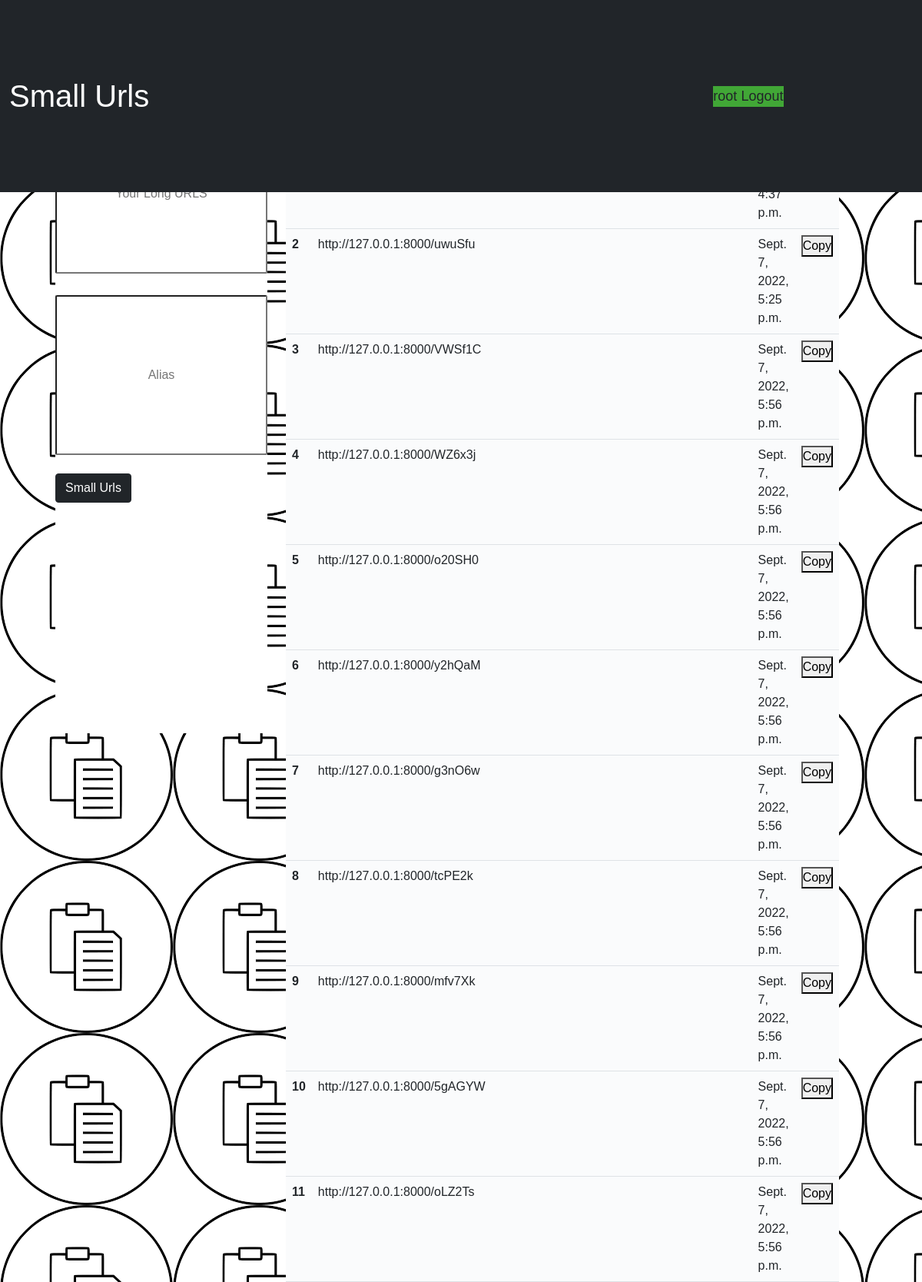
The app's page / (signed in) with its own data.
### urlapp/models.py (models this page shows)
class Url(models.Model):
    user = models.ForeignKey(User, on_delete=models.CASCADE)
    urls = models.CharField(max_length=255)
    alias = models.CharField(max_length=255, blank=True)
    date = models.DateTimeField(editable=False, auto_now_add=True)
    token = models.CharField(max_length=255, blank=False)

### urlapp/views.py (the view, shortened to what this page needs)
# urls.py: path('', HomePage),
def HomePage(request):
    token = get_random_string(length=6)
    dic = {
        'data': Url.objects.filter(user_id=request.user.id),
        'token': token,
        'anonymous': guest.objects.last()
    }
    return render(request, 'home.html', dic)

### templates/home.html (shortened to what this page needs)
<!DOCTYPE html>
<html lang="en">
{%load static%}
<head>
  <link rel="stylesheet" href="https://stackpath.bootstrapcdn.com/bootstrap/5.0.0-alpha1/css/bootstrap.min.css"
>
  <link rel="stylesheet" href="/static/css/style.css">
  <link rel="stylesheet" href="/static/css/Login.css">
</head>
<body>
  <nav class="navbar fixed-top navbar-expand-sm navbar-dark bg-dark NavBar">
    <div class="container-fluid">
      <a class="navbar-brand smurl" href="">Small Urls</a>
    </div>
    <div class="frof">
      {% if user.is_authenticated %}
      {{user}}
      <a class="btn-outline-dark frofa" href="{% url 'logout_page' %}">Logout</a>
      {%else%}
      {{"Guest"}} <br> <a class="btn-outline-dark frofa" href="{% url 'acc' %}">Login</a>
      {%endif%}
    </div>
  </nav>
  <form action="" method="post">
    <div class="urls">
      <input type="text" class="urlbox" name="urls" placeholder="Your Long URLS"> <br>
      <input type="text" class="urlbox" name="alias" placeholder="Alias"> <br><br>
      <input type="submit" class="btn btn-block btn-dark" value="Small Urls">
    </div>
  </form>
  {% if user.is_authenticated %}
  <table class="table table-hover tablecls">
    <thead>
      <tr>
        <th scope="col">#</th>
        <th scope="col">Small Urls </th>
        <th scope="col">Date</th>
        <th scope="col">Copy</th>
      </tr>
    </thead>
    <tbody>
      {% for p in data %}
      <tr>
        <th scope="row">{{forloop.counter}}</th>
        <td id="http://127.0.0.1:8000/{{p.token}}" class="trdata">http://127.0.0.1:8000/{{p.token}}</td>
        <td>{{p.date}}</td>
        <td>
          <button id="button1" onclick="CopyToClipboard('http://127.0.0.1:8000/{{p.token}}')">Copy</button>
        </td>
      </tr>
      {%endfor%}
    </tbody>
  </table>
  {% endif %}
</body>
</html>

### static/css/style.css (style rules this page uses)
body { background-image: url(/static/img/copy.png); background-repeat: initial; background-color: #fff445; }
.urls { background-color: rgb(255, 255, 255); position: absolute; width: 23%; height: 50%; margin-top: 10%; margin-left: 6%; }
.NavBar { background-color: red; width: auto; height: 15%; }
.smurl { font-size: 40px; }
.tablecls { position: absolute; width: 60%; height: 25%; margin-top: 10%; margin-left: 31%; background-color: rgb(250, 251, 252); }
.urlbox { text-align: center; border-radius: 1%; height: 25%; width: 100%; margin-top: 10%; }
.trdata { width: 588px; height: auto; }
.frof { background-color: #41a736; margin-right: 15%; font-size: 18px; font-family: sans-serif; width: 10%; height: auto; text-align: center; text-decoration: none; }
a.btn-outline-dark { text-decoration: none; }

### static/css/Login.css (style rules this page uses)
* { margin: 0; padding: 0; font-family: sans-serif; }

### records on screen
Url: token "uwuSfu", date "Sept. 7, 2022, 5:25 p.m."
Url: token "VWSf1C", date "Sept. 7, 2022, 5:56 p.m."
Url: token "WZ6x3j", date "Sept. 7, 2022, 5:56 p.m."
Url: token "o20SH0", date "Sept. 7, 2022, 5:56 p.m."
Url: token "y2hQaM", date "Sept. 7, 2022, 5:56 p.m."
Url: token "g3nO6w", date "Sept. 7, 2022, 5:56 p.m."
Url: token "tcPE2k", date "Sept. 7, 2022, 5:56 p.m."
Url: token "mfv7Xk", date "Sept. 7, 2022, 5:56 p.m."
Url: token "5gAGYW", date "Sept. 7, 2022, 5:56 p.m."
Url: token "oLZ2Ts", date "Sept. 7, 2022, 5:56 p.m."

### other values on screen
{{ user }} "root"
